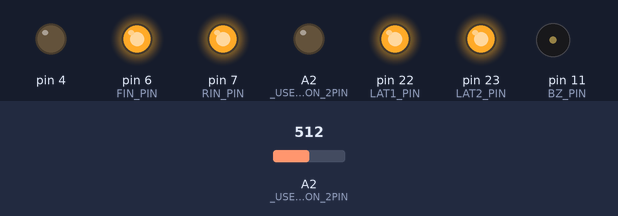
The sketch below on a simulated Arduino Leonardo, built with avr-gcc and run on an emulated ATmega32U4. Parts: output pins drawn as LEDs (lit = HIGH), buzzer (waves = sounding). The test bench sets the inputs (shaded band); at power-on: A2 (_USER_CON_2PIN) = 512.

Above: at 1.2 s.
1.3 s: A2 (_USER_CON_2PIN) set to 664
2.8 s: A2 (_USER_CON_2PIN) set to 696
At 4.0 s:
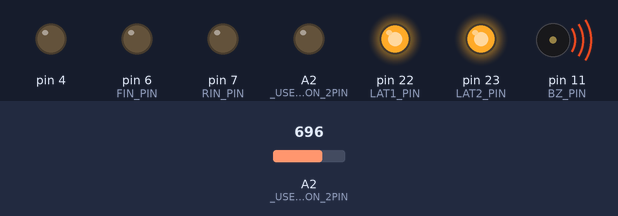
4.3 s: A2 (_USER_CON_2PIN) set to 306
At 5.1 s:
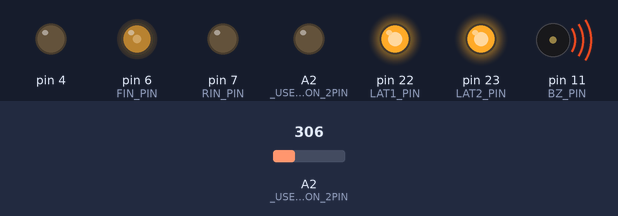
5.8 s: A2 (_USER_CON_2PIN) set to 350
At 6.2 s:
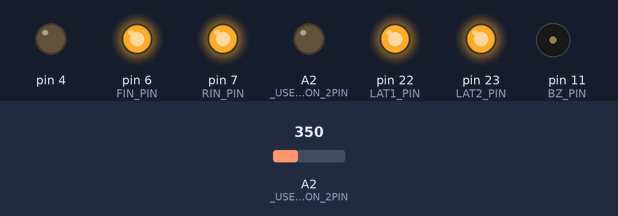
7.3 s: A2 (_USER_CON_2PIN) set to 122
At 8.5 s:
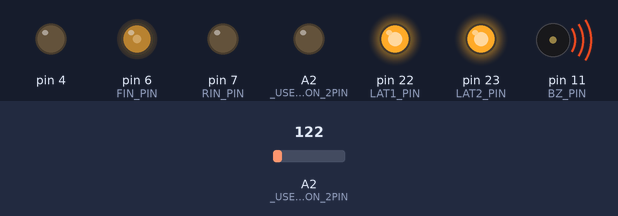
8.8 s: A2 (_USER_CON_2PIN) set to 511
At 9.8 s:
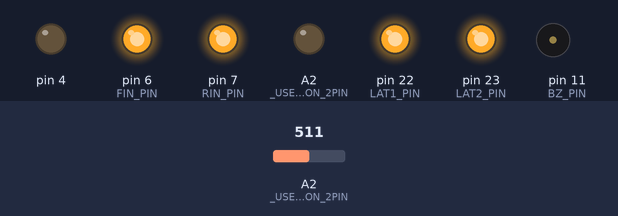
Timing chart, 0 to 11.3 s (numbered marks = the images above; inputs shaded):
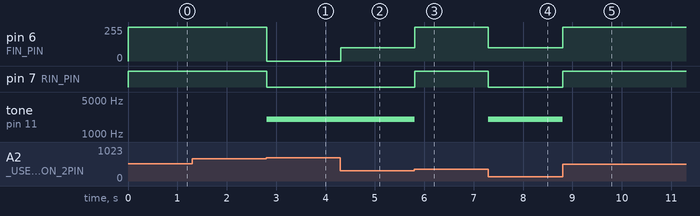

Measured:
- the behaviour switches between 681 and 682 on A2 (_USER_CON_2PIN) (found by bisection; images 0 and 1)
- the behaviour switches between 340 and 341 on A2 (_USER_CON_2PIN) (found by bisection; images 2 and 3)
- after the input at 1.3 s, every drawn part: stays the same
- after the input at 2.8 s, pin 6 (FIN_PIN): 255/255 → 0/255 at once; pin 7 (RIN_PIN): HIGH → LOW at once; tone on pin 11 (BZ_PIN): silent → 2000 Hz at once
- after the input at 4.3 s, pin 6 (FIN_PIN): 0/255 → 100/255 at once
- after the input at 5.8 s, pin 6 (FIN_PIN): 100/255 → 255/255 at once; pin 7 (RIN_PIN): LOW → HIGH at once; tone on pin 11 (BZ_PIN): 2000 Hz → silent at once
- after the input at 7.3 s, pin 6 (FIN_PIN): 255/255 → 100/255 at once; pin 7 (RIN_PIN): HIGH → LOW at once; tone on pin 11 (BZ_PIN): silent → 2000 Hz at once
- after the input at 8.8 s, pin 6 (FIN_PIN): 100/255 → 255/255 at once; pin 7 (RIN_PIN): LOW → HIGH at once; tone on pin 11 (BZ_PIN): 2000 Hz → silent at once

The sketch:

kadai1.ino
```cpp
#define USE_TIMER3_ISR
#include "mono_con.h"

const int speed = 100;
int y;

ISR(TIMER3_COMPA_vect) {
	static word in = 0;
	if (in++ > 5) {
		in = 0;

		y = analogRead(A2);
	}
}

void cw() {
	analogWrite(FIN_PIN, speed);
	digitalWrite(RIN_PIN, LOW);
}

void ccw() {
	digitalWrite(FIN_PIN, LOW);
	analogWrite(RIN_PIN, speed);
}

void stop() {
	digitalWrite(FIN_PIN, HIGH);
	digitalWrite(RIN_PIN, HIGH);
}

void setup() {
	config_init();
	serial_init();

	y = analogRead(A2);
}

int getidx(int yy) {
	return map(yy, 0, 1023, 0, 3);
}

void loop() {
	int i = getidx(y);
	if (i == 0) {
		cw();
		tone(BZ_PIN, 2000);
		lm.color.GBR = B100;
	} else if (i == 2) {
		ccw();
		tone(BZ_PIN, 2000);
		lm.color.GBR = B001;
	} else {
		stop();
		noTone(BZ_PIN);
		lm.color.GBR = B000;
	}
}
```

mono_con.h
```cpp
//===================================================================================================================
//
//  高校生ものづくりコンテスト2026岡山県大会用 ArduinoShield
//
//    出力回路: 百エディケーション製
//    https://hyakuedu.wordpress.com/
//
//    CPU Board: Arduino MEGA 2560 R3
//                                     2026/01/08 OKAKO
//
//===================================================================================================================
#ifndef _MONO_CON_2026_H
#define _MONO_CON_2026_H

//--- Arduino  ATmega2560 Input
#define _USER_CON_1PIN A1
#define _USER_CON_2PIN A2
#define _USER_CON_3PIN 17
#define _USER_CON_4PIN 18
#define _USER_CON_5PIN 19
#define _USER_CON_6PIN 40
#define _USER_CON_7PIN 42
#define _USER_CON_8PIN 20 //GND

//--- OKAKO_Shield_CN2
#define BOARD_SW_PIN 26
#define BZ_PIN 11
#define FIN_PIN 6
#define RIN_PIN 7
#define LAT2_PIN 23
#define LAT1_PIN 22
#define SCK_PIN 24
#define SDI_PIN 25

//--- セグメントLED 0-9,blank
const int num[11] = { 0x3f, 0x06, 0x5b, 0x4f, 0x66,  //0, 1, 2, 3, 4
                      0x6d, 0x7d, 0x27, 0x7f, 0x6f,  //5, 6, 7, 8, 9
                      0x00 };                        //blank

//--- レジスタ初期設定
void config_init(void) {
  pinMode(_USER_CON_1PIN, INPUT);
  pinMode(_USER_CON_2PIN, INPUT);
  pinMode(_USER_CON_3PIN, INPUT);
  pinMode(_USER_CON_4PIN, INPUT);
  pinMode(_USER_CON_5PIN, INPUT);
  pinMode(_USER_CON_6PIN, INPUT);
  pinMode(_USER_CON_7PIN, INPUT);

  pinMode(_USER_CON_8PIN, OUTPUT);
  digitalWrite(_USER_CON_8PIN, LOW); //IN_D4をGND設定

  pinMode(BOARD_SW_PIN, INPUT);
  pinMode(BZ_PIN, OUTPUT);
  pinMode(RIN_PIN, OUTPUT);
  pinMode(FIN_PIN, OUTPUT);
  pinMode(LAT1_PIN, OUTPUT);
  pinMode(LAT2_PIN, OUTPUT);
  pinMode(SCK_PIN, OUTPUT);
  pinMode(SDI_PIN, OUTPUT);

  ////////// DCモータ制御用PWM信号生成用のタイマ(Timer4)の周波数を31.37KHzに変更 //////////
  TCCR4B = (TCCR4B & 0b11111000) | 0x01;

#ifdef USE_TIMER3_ISR
  ////////// 1ms割り込み用のタイマ(Timer3)の初期化 //////////
  TCCR3A = 0;
  TCCR3B = 0x0b;
  // OCR3A = 124;
  OCR3A = 249;
  TIMSK3 = 2;
#endif
}

//--- 構造体宣言bitset
struct bitset {
  int SDI : 1;   // bit0 シリアルデータ
  int SCK : 1;   // bit1 シリアルクロック
  int LAT1 : 1;  // bit2 7seg LED 系ラッチ
  int LAT2 : 1;  // bit3 フルカラーLED,step モータ系ラッチ
  int DCM : 2;   // bit4,5 DC モータの動作モード
  int BZ : 1;    // bit6 圧電スピーカ
  int TSW : 1;   // bit7 タクトスイッチ入力
};
struct bitset RC;  // 構造体変数

//--- 共用体宣言lm (LED & step Motor)
union {
  struct {               //--- 構造体宣言，bit というグループ名
    unsigned int SM : 4;   // bit0 ～ bit3 ステッピングモータ励磁信号
    unsigned int R : 1;    // bit4 フルカラーLED，赤色
    unsigned int B : 1;    // bit5 フルカラーLED，青色
    unsigned int G : 1;    // bit6 フルカラーLED，緑色
    unsigned int res : 1;  // bit7 未使用
  } bit;          // bit アクセス名
  struct {
    unsigned int SM : 4;
    unsigned int GBR : 3;  // フルカラーLED, カラーコードを3bitで指定
    unsigned int res : 1;
  } color;  // GBRを3ビットアクセス名
  int b8;   // byte アクセス名
} lm;       // 共用体変数名

//--- U1,U2,U3初期化
void serial_init(void) {
  // U1, U2
  digitalWrite(LAT1_PIN, LOW);
  shiftOut(SDI_PIN, SCK_PIN, MSBFIRST, 0x00);
  shiftOut(SDI_PIN, SCK_PIN, MSBFIRST, 0x00);
  digitalWrite(LAT1_PIN, HIGH);

  // U3
  digitalWrite(LAT2_PIN, LOW);
  shiftOut(SDI_PIN, SCK_PIN, MSBFIRST, 0x00);
  digitalWrite(LAT2_PIN, HIGH);
}

//--- 2桁7セグメントLEDの表示関数
void disp(char leftPat, char rightPat) {
  digitalWrite(LAT1_PIN, LOW);
  shiftOut(SDI_PIN, SCK_PIN, MSBFIRST, leftPat);
  shiftOut(SDI_PIN, SCK_PIN, MSBFIRST, rightPat);
  digitalWrite(LAT1_PIN, HIGH);
}

//--- ステッピングモータの初期設定関数
int stepm_init(int n) {
  int spm[5] = { 0x9,     // A
                 0xc,     // B
                 0x6,     // nA
                 0x3,     // nB
                 0x00 };  // Stop

  return spm[n];
}

//--- フルカラーLEDとステッピングモータの動作制御関数
void led_stepmotor(char n) {
  digitalWrite(LAT2_PIN, LOW);
  shiftOut(SDI_PIN, SCK_PIN, MSBFIRST, n);
  digitalWrite(LAT2_PIN, HIGH);
}

#endif
```
